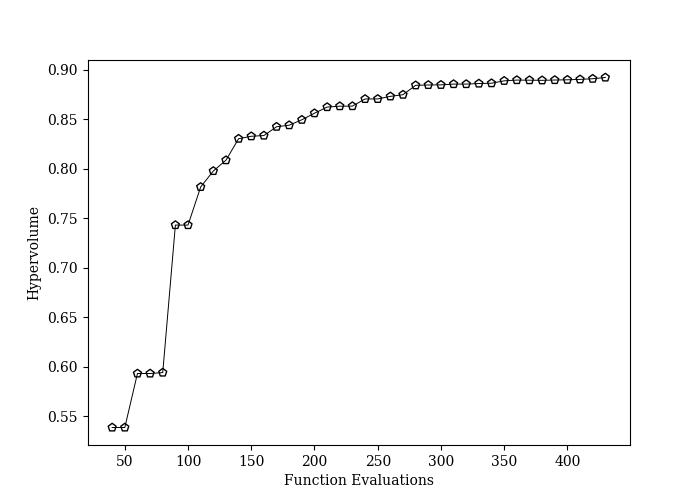

Write Python code to recreate this figure.
#!/usr/bin/env python3
# -*- coding: utf-8 -*-

import numpy as np
import matplotlib.pyplot as plt

from pymoo.core.problem import ElementwiseProblem
from pymoo.algorithms.moo.nsga2 import NSGA2
from pymoo.operators.crossover.sbx import SBX
from pymoo.operators.mutation.pm import PM
from pymoo.operators.sampling.rnd import FloatRandomSampling
from pymoo.termination import get_termination
from pymoo.optimize import minimize
from pymoo.util.misc import stack
from pymoo.indicators.hv import Hypervolume


class HisProblem(ElementwiseProblem):

    def __init__(self):
        super().__init__(n_var=2,
                         n_obj=2,
                         n_ieq_constr=2, # number of constraints of inequality
                         xl=np.array([-2, -2]),
                         xu=np.array([2, 2]))

    def _evaluate(self, x, out, *args, **kwargs):
        f1 = 100 * (x[0]**2 + x[1]**2)
        f2 = (x[0]-1)**2 + x[1]**2

        g1 = 2*(x[0] - 0.1) * (x[0] - 0.9) / 0.18
        g2 = - 20*(x[0]-0.4) * (x[0]-0.6) / 4.8

        out["F"] = [f1, f2]
        out["G"] = [g1, g2]


class HisTestProblem(HisProblem):

    def _calc_pareto_front(self, flatten=True, *args, **kwargs):
        f2 = lambda f1: ((f1/100) ** 0.5 - 1)**2
        F1_a, F1_b = np.linspace(1, 16, 300), np.linspace(36, 81, 300)
        F2_a, F2_b = f2(F1_a), f2(F1_b)

        pf_a = np.column_stack([F1_a, F2_a])
        pf_b = np.column_stack([F1_b, F2_b])

        return stack(pf_a, pf_b, flatten=flatten)

    def _calc_pareto_set(self, flatten=True, *args, **kwargs):
        x1_a = np.linspace(0.1, 0.4, 50)
        x1_b = np.linspace(0.6, 0.9, 50)
        x2 = np.zeros(50)

        a, b = np.column_stack([x1_a, x2]), np.column_stack([x1_b, x2])
        return stack(a,b, flatten=flatten)


def main():
    # problem = HisProblem()
    problem = HisTestProblem()

    algolithm = NSGA2(
        pop_size=40,
        n_offsprings=10,
        sampling=FloatRandomSampling(),
        crossover=SBX(prob=0.9, eta=15),
        mutation=PM(eta=20),
        eliminate_duplicates=True
    )

    termination = get_termination("n_gen", 40)
    res = minimize(problem,
                   algolithm,
                   termination,
                   seed=1,
                   save_history=True,
                   verbose=True)

    # X = res.X
    # F = res.F
    X, F = res.opt.get("X", "F")
    hist = res.history
    print(len(hist))

    n_evals = []         # corresponding number of function evaluations
    hist_F = []          # the objective space values in each generation
    hist_cv = []         # constraint violation in each generation
    hist_cv_avg = []     # average constraint violation in the whole population

    for algo in hist:

        # store the number of function evaluations
        n_evals.append(algo.evaluator.n_eval)

        # retrieve the optimum from the algorithm
        opt = algo.opt

        # store the least constraint violation and the averate in each population
        hist_cv.append(opt.get("CV").min())
        hist_cv_avg.append(algo.pop.get("CV").mean())

        # filter out only the feasible and append and objective space values
        feas = np.where(opt.get("feasible"))[0]
        hist_F.append(opt.get("F")[feas])

    k = np.where(np.array(hist_cv) <= 0.0)[0].min()
    print(f"At least one feasible solution in Generation {k} after {n_evals[k]} evaluations.")
    # replace this line by "hist_cv" if you like to analyze the least 
    # feasible optimal solution and not the population
    vals = hist_cv_avg

    k = np.where(np.array(vals) <= 0.0)[0].min()
    print(f"Whole population feasible in Generation {k} after {n_evals[k]} evaluations.")
    plt.figure(figsize=(7, 5))
    plt.plot(n_evals, vals, color="black", lw=0.7, label="Avg. CV of Pop")
    plt.scatter(n_evals, vals, facecolor="none", edgecolor="black", marker="p")
    plt.axvline(n_evals[k], color="red", label="All Feasible", linestyle="--")
    plt.title("Convergence")
    plt.xlabel("Function Evaluations")
    plt.ylabel("Hypervolume")
    plt.legend()
    plt.show()

    #fl = F.min(axis=0)
    #fu = F.max(axis=0)
    approx_ideal = F.min(axis=0)
    approx_nadir = F.max(axis=0)
    metric = Hypervolume(ref_point = np.array([1.1, 1.1]),
                         norm_ref_point = False,
                         zero_to_one = True,
                         ideal = approx_ideal,
                         nadir = approx_nadir)

    hv = [metric.do(_F) for _F in hist_F]
    plt.figure(figsize=(7, 5))
    plt.plot(n_evals, hv, color="black", lw=0.7, label="Avg. CV of Pop")
    plt.scatter(n_evals, hv, facecolor="none", edgecolor="black", marker="p")
    plt.xlabel("Function Evaluations")
    plt.ylabel("Hypervolume")
    plt.show()
    #pf_a, pf_b = problem.pareto_front(use_cache=False, flatten=False) 
    #pf = problem.pareto_front(use_cache=False, flatten=True)

    #xl, xu = problem.bounds()
    #plt.figure(figsize=(7, 5))
    #plt.scatter(X[:, 0], X[:, 1], s=30, facecolors="none", edgecolors="r")
    #plt.xlim(xl[0], xu[0])
    #plt.ylim(xl[1], xu[1])
    #plt.title("Design Space")
    #plt.show()

    #print(f"Scale f1: [{fl[0]}, {fu[0]}]")
    #print(f"Scale f2: [{fl[1]}, {fu[1]}]")
    #plt.figure(figsize=(7, 5))
    #plt.scatter(F[:, 0], F[:, 1], s=30, facecolors="none", edgecolors="blue",
    #            label="Solutions")
    #plt.plot(pf_a[:, 0], pf_a[:, 1], alpha=0.5, linewidth=2.0, color="red",
    #         label="Pareto-front")
    #plt.plot(pf_b[:, 0], pf_b[:, 1], alpha=0.5, linewidth=2.0, color="red")
    #plt.scatter(approx_ideal[0], approx_ideal[1], facecolors="none",
    #            edgecolors="red", marker="*", s = 100,
    #            label="Ideal Point (Approx)")
    #plt.scatter(approx_nadir[0], approx_nadir[1], facecolors="none",
    #            edgecolors="black", marker="p", s=100,
    #            label="Nadir Point (Approx)")
    #plt.title("Objective Space")
    #plt.legend()
    #plt.show()
